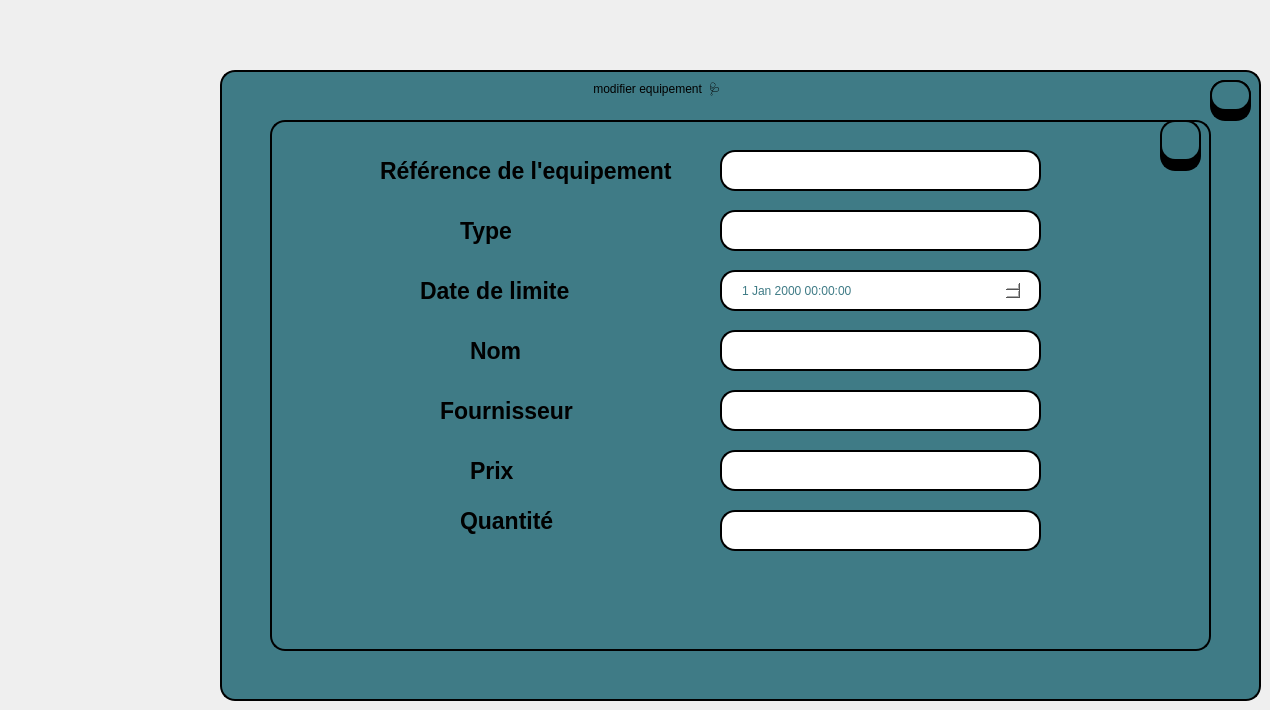
     <widget class="QWidget" name="tab_7">
      <attribute name="title">
       <string>Page</string>
      </attribute>
      <widget class="QLabel" name="label_103">
       <property name="geometry">
        <rect>
         <x>510</x>
         <y>440</y>
         <width>201</width>
         <height>41</height>
        </rect>
       </property>
       <property name="font">
        <font>
         <pointsize>17</pointsize>
         <bold>true</bold>
        </font>
       </property>
       <property name="text">
        <string>Date de limite </string>
       </property>
      </widget>
      <widget class="QLineEdit" name="lineEdit_112">
       <property name="geometry">
        <rect>
         <x>820</x>
         <y>390</y>
         <width>321</width>
         <height>41</height>
        </rect>
       </property>
       <property name="styleSheet">
        <string notr="true">
border: 2px solid #000000;
color: rgb(0, 0, 0);
border-radius: 15px;
background-color: rgb(255, 255, 255);</string>
       </property>
      </widget>
      <widget class="QLineEdit" name="lineEdit_115">
       <property name="geometry">
        <rect>
         <x>820</x>
         <y>550</y>
         <width>321</width>
         <height>41</height>
        </rect>
       </property>
       <property name="styleSheet">
        <string notr="true">border: 2px solid #000000;
color: rgb(0, 0, 0);
border-radius: 15px;
background-color: rgb(255, 255, 255);</string>
       </property>
      </widget>
      <widget class="QLineEdit" name="lineEdit_114">
       <property name="geometry">
        <rect>
         <x>820</x>
         <y>500</y>
         <width>321</width>
         <height>41</height>
        </rect>
       </property>
       <property name="styleSheet">
        <string notr="true">border: 2px solid #000000;
color: rgb(0, 0, 0);
border-radius: 15px;
background-color: rgb(255, 255, 255);</string>
       </property>
      </widget>
      <widget class="QLabel" name="label_102">
       <property name="geometry">
        <rect>
         <x>560</x>
         <y>500</y>
         <width>181</width>
         <height>41</height>
        </rect>
       </property>
       <property name="font">
        <font>
         <pointsize>17</pointsize>
         <bold>true</bold>
        </font>
       </property>
       <property name="text">
        <string>Nom</string>
       </property>
      </widget>
      <widget class="QDateTimeEdit" name="dateEdit_113">
       <property name="geometry">
        <rect>
         <x>840</x>
         <y>460</y>
         <width>281</width>
         <height>21</height>
        </rect>
       </property>
       <property name="styleSheet">
        <string notr="true">border-radius: 15px;
background-color: rgb(255, 255, 255);
color: rgb(63, 123, 134);</string>
       </property>
      </widget>
      <widget class="QPushButton" name="Quit_6">
       <property name="geometry">
        <rect>
         <x>1210</x>
         <y>80</y>
         <width>41</width>
         <height>31</height>
        </rect>
       </property>
       <property name="font">
        <font>
         <pointsize>12</pointsize>
         <bold>true</bold>
        </font>
       </property>
       <property name="styleSheet">
        <string notr="true">background-color:rgb(63, 123, 134);
border: 2px solid #000000;
border-radius: 15px;
</string>
       </property>
       <property name="text">
        <string/>
       </property>
       <property name="icon">
        <iconset theme="QIcon::ThemeIcon::ApplicationExit"/>
       </property>
       <property name="iconSize">
        <size>
         <width>26</width>
         <height>21</height>
        </size>
       </property>
      </widget>
      <widget class="QLabel" name="label_250">
       <property name="geometry">
        <rect>
         <x>530</x>
         <y>540</y>
         <width>181</width>
         <height>41</height>
        </rect>
       </property>
       <property name="font">
        <font>
         <pointsize>17</pointsize>
         <bold>true</bold>
        </font>
       </property>
       <property name="text">
        <string>Fournisseur</string>
       </property>
      </widget>
      <widget class="QLineEdit" name="lineEdit_71">
       <property name="geometry">
        <rect>
         <x>1210</x>
         <y>80</y>
         <width>41</width>
         <height>41</height>
        </rect>
       </property>
       <property name="styleSheet">
        <string notr="true">background-color:rgb(0, 0, 0);
border: 2px solid #000000;
border-radius: 15px;
</string>
       </property>
      </widget>
      <widget class="QTableView" name="tableView_23">
       <property name="geometry">
        <rect>
         <x>220</x>
         <y>70</y>
         <width>1041</width>
         <height>631</height>
        </rect>
       </property>
       <property name="styleSheet">
        <string notr="true">background-color: rgb(63, 123, 134);
border: 2px solid #000000;
border-radius: 15px;</string>
       </property>
      </widget>
      <widget class="QLabel" name="label_104">
       <property name="geometry">
        <rect>
         <x>590</x>
         <y>70</y>
         <width>321</width>
         <height>41</height>
        </rect>
       </property>
       <property name="styleSheet">
        <string notr="true">font: 600 22pt &quot;Segoe UI&quot;;</string>
       </property>
       <property name="text">
        <string> modifier equipement  🩺</string>
       </property>
      </widget>
      <widget class="QPushButton" name="modif_save">
       <property name="geometry">
        <rect>
         <x>1160</x>
         <y>120</y>
         <width>41</width>
         <height>41</height>
        </rect>
       </property>
       <property name="font">
        <font>
         <pointsize>12</pointsize>
         <bold>true</bold>
        </font>
       </property>
       <property name="styleSheet">
        <string notr="true">background-color:rgb(63, 123, 134);
border: 2px solid #000000;
border-radius: 15px;
</string>
       </property>
       <property name="text">
        <string/>
       </property>
       <property name="icon">
        <iconset resource="image.qrc">
         <normaloff>:/save.png</normaloff>:/save.png</iconset>
       </property>
       <property name="iconSize">
        <size>
         <width>25</width>
         <height>26</height>
        </size>
       </property>
      </widget>
      <widget class="QLineEdit" name="lineEdit_116">
       <property name="geometry">
        <rect>
         <x>820</x>
         <y>600</y>
         <width>321</width>
         <height>41</height>
        </rect>
       </property>
       <property name="styleSheet">
        <string notr="true">border: 2px solid #000000;
color: rgb(0, 0, 0);
border-radius: 15px;
background-color: rgb(255, 255, 255);</string>
       </property>
      </widget>
      <widget class="QLineEdit" name="dateEdit_82">
       <property name="geometry">
        <rect>
         <x>820</x>
         <y>450</y>
         <width>321</width>
         <height>41</height>
        </rect>
       </property>
       <property name="styleSheet">
        <string notr="true">border: 2px solid #000000;
border-radius: 15px;
background-color: rgb(255, 255, 255);</string>
       </property>
      </widget>
      <widget class="QLabel" name="label_249">
       <property name="geometry">
        <rect>
         <x>560</x>
         <y>590</y>
         <width>181</width>
         <height>41</height>
        </rect>
       </property>
       <property name="font">
        <font>
         <pointsize>17</pointsize>
         <bold>true</bold>
        </font>
       </property>
       <property name="text">
        <string>Prix </string>
       </property>
      </widget>
      <widget class="QLabel" name="label_99">
       <property name="geometry">
        <rect>
         <x>470</x>
         <y>340</y>
         <width>411</width>
         <height>41</height>
        </rect>
       </property>
       <property name="font">
        <font>
         <family>Segoe UI</family>
         <pointsize>17</pointsize>
         <italic>false</italic>
         <bold>true</bold>
        </font>
       </property>
       <property name="styleSheet">
        <string notr="true"/>
       </property>
       <property name="text">
        <string>Référence de l'equipement </string>
       </property>
      </widget>
      <widget class="QLabel" name="label_100">
       <property name="geometry">
        <rect>
         <x>550</x>
         <y>390</y>
         <width>181</width>
         <height>41</height>
        </rect>
       </property>
       <property name="font">
        <font>
         <pointsize>17</pointsize>
         <bold>true</bold>
        </font>
       </property>
       <property name="text">
        <string>Type</string>
       </property>
      </widget>
      <widget class="QTableView" name="tableView_24">
       <property name="geometry">
        <rect>
         <x>270</x>
         <y>120</y>
         <width>941</width>
         <height>531</height>
        </rect>
       </property>
       <property name="styleSheet">
        <string notr="true">background-color: rgb(63, 123, 134);
border: 2px solid #000000;
border-radius: 15px;</string>
       </property>
      </widget>
      <widget class="QLineEdit" name="lineEdit_1111">
       <property name="geometry">
        <rect>
         <x>720</x>
         <y>150</y>
         <width>321</width>
         <height>41</height>
        </rect>
       </property>
       <property name="styleSheet">
        <string notr="true">border: 2px solid #000000;
border-radius: 15px;
background-color: rgb(255, 255, 255);
color: rgb(0, 0, 0);</string>
       </property>
       <property name="readOnly">
        <bool>true</bool>
       </property>
      </widget>
      <widget class="QLineEdit" name="lineEdit_72">
       <property name="geometry">
        <rect>
         <x>1160</x>
         <y>130</y>
         <width>41</width>
         <height>41</height>
        </rect>
       </property>
       <property name="styleSheet">
        <string notr="true">background-color:rgb(0, 0, 0);
border: 2px solid #000000;
border-radius: 15px;
</string>
       </property>
      </widget>
      <widget class="QLabel" name="label_149">
       <property name="geometry">
        <rect>
         <x>420</x>
         <y>270</y>
         <width>201</width>
         <height>41</height>
        </rect>
       </property>
       <property name="font">
        <font>
         <pointsize>17</pointsize>
         <bold>true</bold>
        </font>
       </property>
       <property name="text">
        <string>Date de limite </string>
       </property>
      </widget>
      <widget class="QLineEdit" name="lineEdit_1115">
       <property name="geometry">
        <rect>
         <x>720</x>
         <y>390</y>
         <width>321</width>
         <height>41</height>
        </rect>
       </property>
       <property name="styleSheet">
        <string notr="true">border: 2px solid #000000;
color: rgb(0, 0, 0);
border-radius: 15px;
background-color: rgb(255, 255, 255);</string>
       </property>
      </widget>
      <widget class="QLineEdit" name="lineEdit_1112">
       <property name="geometry">
        <rect>
         <x>720</x>
         <y>210</y>
         <width>321</width>
         <height>41</height>
        </rect>
       </property>
       <property name="styleSheet">
        <string notr="true">
border: 2px solid #000000;
color: rgb(0, 0, 0);
border-radius: 15px;
background-color: rgb(255, 255, 255);</string>
       </property>
      </widget>
      <widget class="QLineEdit" name="lineEdit_1114">
       <property name="geometry">
        <rect>
         <x>720</x>
         <y>330</y>
         <width>321</width>
         <height>41</height>
        </rect>
       </property>
       <property name="styleSheet">
        <string notr="true">border: 2px solid #000000;
color: rgb(0, 0, 0);
border-radius: 15px;
background-color: rgb(255, 255, 255);</string>
       </property>
      </widget>
      <widget class="QLabel" name="label_150">
       <property name="geometry">
        <rect>
         <x>470</x>
         <y>330</y>
         <width>181</width>
         <height>41</height>
        </rect>
       </property>
       <property name="font">
        <font>
         <pointsize>17</pointsize>
         <bold>true</bold>
        </font>
       </property>
       <property name="text">
        <string>Nom</string>
       </property>
      </widget>
      <widget class="QDateTimeEdit" name="dateEdit_1113">
       <property name="geometry">
        <rect>
         <x>740</x>
         <y>280</y>
         <width>281</width>
         <height>21</height>
        </rect>
       </property>
       <property name="styleSheet">
        <string notr="true">border-radius: 15px;
background-color: rgb(255, 255, 255);
color: rgb(63, 123, 134);</string>
       </property>
      </widget>
      <widget class="QLabel" name="label_255">
       <property name="geometry">
        <rect>
         <x>440</x>
         <y>390</y>
         <width>181</width>
         <height>41</height>
        </rect>
       </property>
       <property name="font">
        <font>
         <pointsize>17</pointsize>
         <bold>true</bold>
        </font>
       </property>
       <property name="text">
        <string>Fournisseur</string>
       </property>
      </widget>
      <widget class="QLabel" name="label_256">
       <property name="geometry">
        <rect>
         <x>460</x>
         <y>500</y>
         <width>181</width>
         <height>41</height>
        </rect>
       </property>
       <property name="font">
        <font>
         <pointsize>17</pointsize>
         <bold>true</bold>
        </font>
       </property>
       <property name="text">
        <string>Quantité</string>
       </property>
      </widget>
      <widget class="QLineEdit" name="lineEdit_1117">
       <property name="geometry">
        <rect>
         <x>720</x>
         <y>510</y>
         <width>321</width>
         <height>41</height>
        </rect>
       </property>
       <property name="styleSheet">
        <string notr="true">border: 2px solid #000000;
color: rgb(0, 0, 0);
border-radius: 15px;
background-color: rgb(255, 255, 255);</string>
       </property>
      </widget>
      <widget class="QLineEdit" name="lineEdit_1116">
       <property name="geometry">
        <rect>
         <x>720</x>
         <y>450</y>
         <width>321</width>
         <height>41</height>
        </rect>
       </property>
       <property name="styleSheet">
        <string notr="true">border: 2px solid #000000;
color: rgb(0, 0, 0);
border-radius: 15px;
background-color: rgb(255, 255, 255);</string>
       </property>
      </widget>
      <widget class="QLineEdit" name="dateEdit_85">
       <property name="geometry">
        <rect>
         <x>720</x>
         <y>270</y>
         <width>321</width>
         <height>41</height>
        </rect>
       </property>
       <property name="styleSheet">
        <string notr="true">border: 2px solid #000000;
border-radius: 15px;
background-color: rgb(255, 255, 255);</string>
       </property>
      </widget>
      <widget class="QLabel" name="label_257">
       <property name="geometry">
        <rect>
         <x>470</x>
         <y>450</y>
         <width>181</width>
         <height>41</height>
        </rect>
       </property>
       <property name="font">
        <font>
         <pointsize>17</pointsize>
         <bold>true</bold>
        </font>
       </property>
       <property name="text">
        <string>Prix </string>
       </property>
      </widget>
      <widget class="QLabel" name="label_151">
       <property name="geometry">
        <rect>
         <x>380</x>
         <y>150</y>
         <width>411</width>
         <height>41</height>
        </rect>
       </property>
       <property name="font">
        <font>
         <family>Segoe UI</family>
         <pointsize>17</pointsize>
         <italic>false</italic>
         <bold>true</bold>
        </font>
       </property>
       <property name="styleSheet">
        <string notr="true"/>
       </property>
       <property name="text">
        <string>Référence de l'equipement </string>
       </property>
      </widget>
      <widget class="QLabel" name="label_152">
       <property name="geometry">
        <rect>
         <x>460</x>
         <y>210</y>
         <width>181</width>
         <height>41</height>
        </rect>
       </property>
       <property name="font">
        <font>
         <pointsize>17</pointsize>
         <bold>true</bold>
        </font>
       </property>
       <property name="text">
        <string>Type</string>
       </property>
      </widget>
      <zorder>tableView_23</zorder>
      <zorder>label_103</zorder>
      <zorder>lineEdit_112</zorder>
      <zorder>lineEdit_115</zorder>
      <zorder>lineEdit_114</zorder>
      <zorder>label_102</zorder>
      <zorder>dateEdit_113</zorder>
      <zorder>label_250</zorder>
      <zorder>lineEdit_71</zorder>
      <zorder>label_104</zorder>
      <zorder>lineEdit_116</zorder>
      <zorder>dateEdit_82</zorder>
      <zorder>label_249</zorder>
      <zorder>label_99</zorder>
      <zorder>label_100</zorder>
      <zorder>tableView_24</zorder>
      <zorder>lineEdit_1111</zorder>
      <zorder>Quit_6</zorder>
      <zorder>lineEdit_72</zorder>
      <zorder>modif_save</zorder>
      <zorder>label_149</zorder>
      <zorder>lineEdit_1115</zorder>
      <zorder>lineEdit_1112</zorder>
      <zorder>lineEdit_1114</zorder>
      <zorder>label_150</zorder>
      <zorder>label_255</zorder>
      <zorder>label_256</zorder>
      <zorder>lineEdit_1117</zorder>
      <zorder>lineEdit_1116</zorder>
      <zorder>dateEdit_85</zorder>
      <zorder>label_257</zorder>
      <zorder>label_151</zorder>
      <zorder>label_152</zorder>
      <zorder>dateEdit_1113</zorder>
     </widget>
